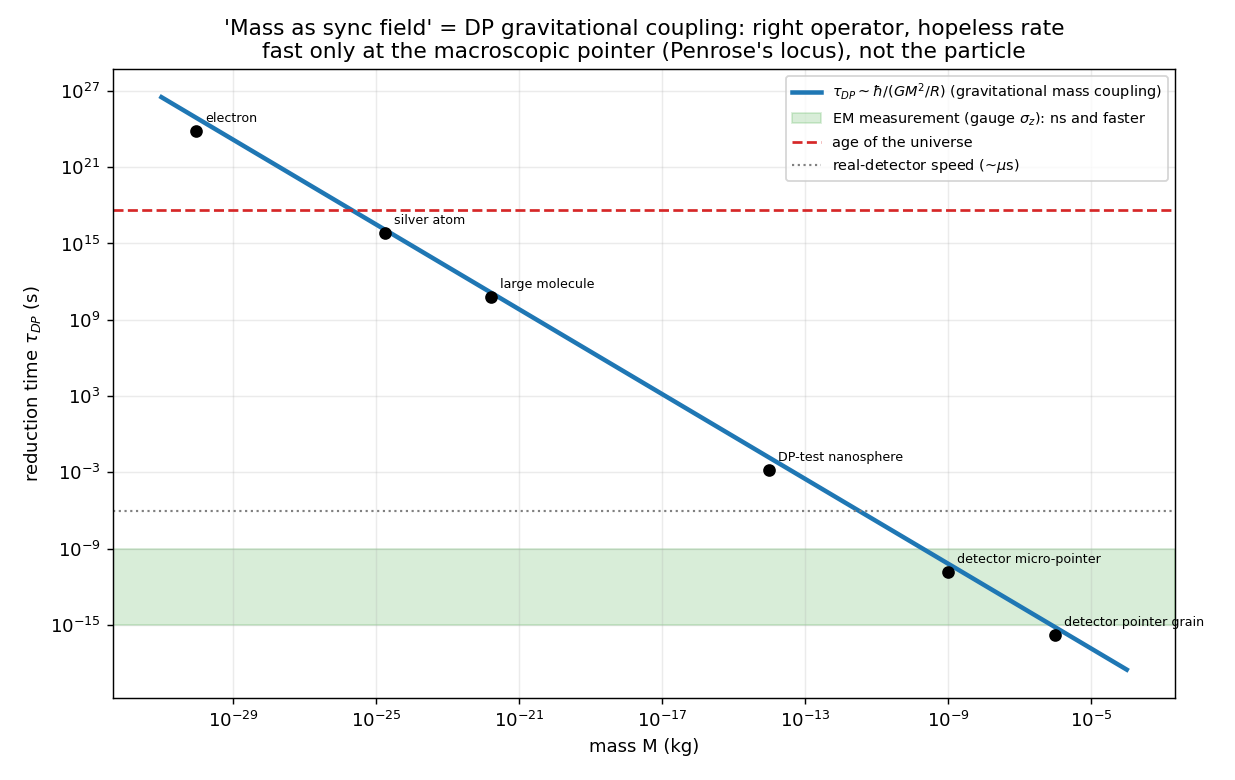

Source code (Python):
#!/usr/bin/env python3
r"""
born_mass_penrose.py
====================

born_decisive.py showed Born needs the Stage-2 bath to couple to the SCALAR/MASS
density psi-bar psi = sigma_x (not the gauge current sigma_z).  A bath coupling to the
mass density is precisely the Diosi-Penrose (DP) gravitational operator.  So the
"mass as a dynamical synchronization field" escape hatch IS, structurally, gravitational
decoherence in the mass-density basis -- "back to Penrose."

This script tests the FATAL quantitative problem of that route: the rate.  The DP /
Penrose objective-reduction timescale for a mass M of size R held in a spatial
superposition is, to order of magnitude,
        E_G ~ G M^2 / R        (gravitational self-energy of the mass difference)
        tau_DP ~ hbar / E_G .
We compare tau_DP across scales to the timescale on which real measurement actually
happens (EM detection, ~ns or faster).

Result (preview): a single electron/atom has tau_DP ~ 10^16 - 10^24 s (>> age of the
universe) -- gravitational mass coupling is ~30 orders of magnitude too slow to drive
measurement.  It becomes fast (sub-microsecond) ONLY at the MACROSCOPIC DETECTOR-POINTER
scale (~10^-6 kg) -- which is exactly Penrose's own resolution (collapse happens at the
heavy pointer, not the particle).  So the right OPERATOR forces the locus to the detector
and localizes the POINTER's mass-configuration (position), not the chiral phase -- and DP
itself does NOT derive the Born weights (they are normalized in by hand, as in CSL).
"""

import numpy as np

G = 6.674e-11          # N m^2 / kg^2
hbar = 1.054571817e-34 # J s
amu = 1.66053907e-27   # kg
age_universe = 4.35e17 # s


def tau_DP(M, R):
    """Order-of-magnitude DP/Penrose reduction time tau ~ hbar / (G M^2 / R)."""
    E_G = G * M**2 / R
    return hbar / E_G, E_G


def main():
    print("=" * 86)
    print("ESCAPE-HATCH RATE TEST: 'mass as sync field' = DP gravitational mass-density coupling")
    print("  tau_DP ~ hbar / (G M^2 / R)   (schematic Penrose self-energy timescale)")
    print("=" * 86)
    systems = [
        ("electron",            9.109e-31,   3.86e-13),  # R ~ Compton wavelength
        ("silver atom",         107.87*amu,  1.4e-10),   # R ~ atomic size
        ("large molecule (10^5 amu)", 1e5*amu, 1e-9),
        ("DP-test nanosphere (~10^-14 kg)", 1e-14, 1e-7),
        ("detector micro-pointer (~10^-9 kg)", 1e-9, 1e-5),
        ("detector pointer grain (~10^-6 kg)", 1e-6, 1e-4),
    ]
    print(f"\n  {'system':36s} {'M (kg)':>10s} {'E_G (J)':>11s} {'tau_DP (s)':>12s}   vs measurement")
    print("  " + "-" * 84)
    for name, M, R in systems:
        tau, E_G = tau_DP(M, R)
        if tau > age_universe:
            verdict = f"{tau/age_universe:.0e}x age of universe -- DEAD"
        elif tau > 1e-6:
            verdict = "slower than a real detector"
        else:
            verdict = "FAST: sub-microsecond (Penrose's locus)"
        print(f"  {name:36s} {M:10.2e} {E_G:11.2e} {tau:12.2e}   {verdict}")

    print("\n  Reference timescales for ACTUAL measurement (EM-driven, the gauge sigma_z channel):")
    print("    spontaneous emission ~ 1e-9 s ;  ionization/detection ~ 1e-12-1e-15 s")
    print("\n  => The Born-compatible operator (mass density) has a NEGLIGIBLE single-particle")
    print("     rate; it only becomes fast at the MACROSCOPIC POINTER (>~1e-9 kg).  So 'mass as")
    print("     sync field' forces the measurement locus onto the heavy detector -- Penrose's")
    print("     own picture -- and localizes the POINTER's position, not the chiral sigma_x phase.")

    print("\n" + "=" * 86)
    print("CONCEPTUAL MAP:  is the escape hatch 'back to Penrose'?")
    print("=" * 86)
    rows = [
        ("coupling operator",     "D[sigma_x] = D[psi-bar psi] (mass/scalar density)", "DP: couples to mass density rho(x)  -> SAME"),
        ("regime",               "gravity-dominated, EM/thermal removed",             "DP: gravity-dominated              -> SAME"),
        ("locus (from rate)",    "macroscopic detector pointer (mass)",               "DP/Penrose: heavy pointer collapses -> SAME"),
        ("mechanism",            "no-collapse, dissipative (needs bath)",             "Penrose: objective collapse (intrinsic) -> DIFFERS"),
        ("",                     "(= Diosi's stochastic/Lindblad reading)",           "Diosi: decoherence master eq      -> CLOSE"),
        ("Born weights",         "still NOT derived (the open problem)",              "DP/CSL: normalized in by hand     -> NEITHER derives"),
    ]
    for a, b, c in rows:
        print(f"  {a:18s} | framework hatch: {b:48s}")
        print(f"  {'':18s} | {c}")
    print("\n  VERDICT: following the Born requirement (mass-density coupling) leads straight to")
    print("  Diosi-Penrose -- same operator, same regime, same detector locus.  It converts MCI")
    print("  from a DP *rival* into a no-collapse DP *cousin*.  And it does NOT solve Born: DP/CSL")
    print("  do not derive |alpha|^2 either (they post-impose it via noise normalization).  So the")
    print("  Born-measure problem is ROBUST across both programs -- the hatch relocates it, not closes it.")

    make_figure(systems)


def make_figure(systems):
    try:
        import matplotlib
        matplotlib.use("Agg")
        import matplotlib.pyplot as plt
    except Exception as e:
        print(f"\n[figure skipped: {e}]"); return
    Ms = np.logspace(-31, -4, 200)
    # use a smooth R(M) ~ (M/rho)^(1/3) with rho~3000 kg/m^3 for the curve
    rho = 3000.0
    R = (3 * Ms / (4 * np.pi * rho))**(1/3)
    R = np.maximum(R, 3.86e-13)
    taus = np.array([tau_DP(M, r)[0] for M, r in zip(Ms, R)])

    fig, ax = plt.subplots(figsize=(9.5, 6))
    ax.loglog(Ms, taus, "C0-", lw=2.5, label=r"$\tau_{DP}\sim\hbar/(GM^2/R)$ (gravitational mass coupling)")
    ax.axhspan(1e-15, 1e-9, color="C2", alpha=0.18, label="EM measurement (gauge $\\sigma_z$): ns and faster")
    ax.axhline(4.35e17, color="C3", ls="--", lw=1.5, label="age of the universe")
    ax.axhline(1e-6, color="0.5", ls=":", lw=1.2, label="real-detector speed (~$\\mu$s)")
    for name, M, Rr in systems:
        tau = tau_DP(M, Rr)[0]
        ax.plot(M, tau, "ko", ms=6)
        ax.annotate(name.split("(")[0].strip(), (M, tau), fontsize=7,
                    xytext=(5, 5), textcoords="offset points")
    ax.set_xlabel("mass M (kg)"); ax.set_ylabel(r"reduction time $\tau_{DP}$ (s)")
    ax.set_title("'Mass as sync field' = DP gravitational coupling: right operator, hopeless rate\n"
                 "fast only at the macroscopic pointer (Penrose's locus), not the particle")
    ax.legend(fontsize=8, loc="upper right"); ax.grid(alpha=0.25, which="both")
    fig.tight_layout()
    out = __file__.rsplit("/", 1)[0] + "/born_mass_penrose.png"
    fig.savefig(out, dpi=130)
    print(f"\n[figure written: {out}]")


if __name__ == "__main__":
    main()
